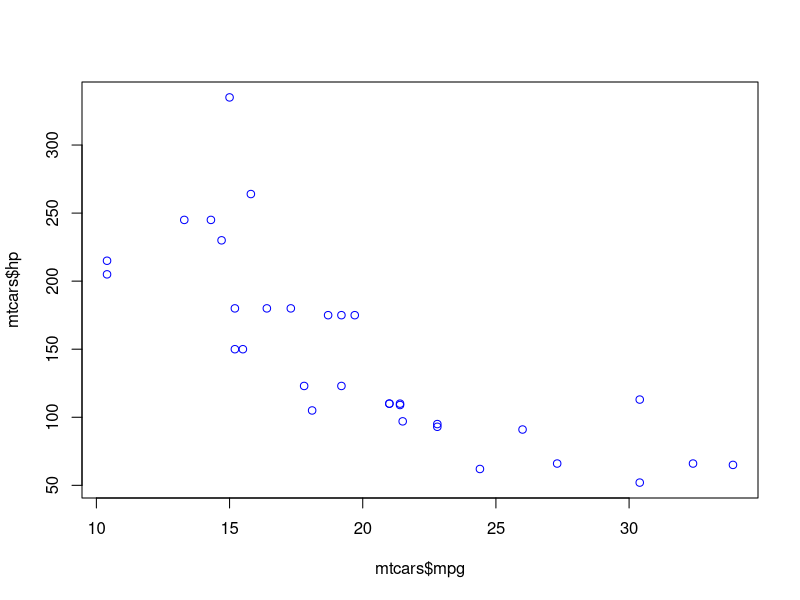
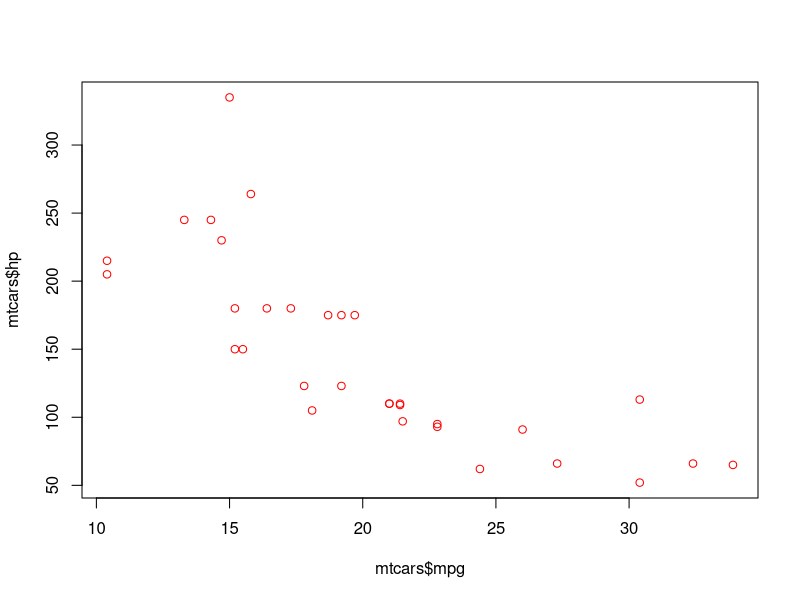
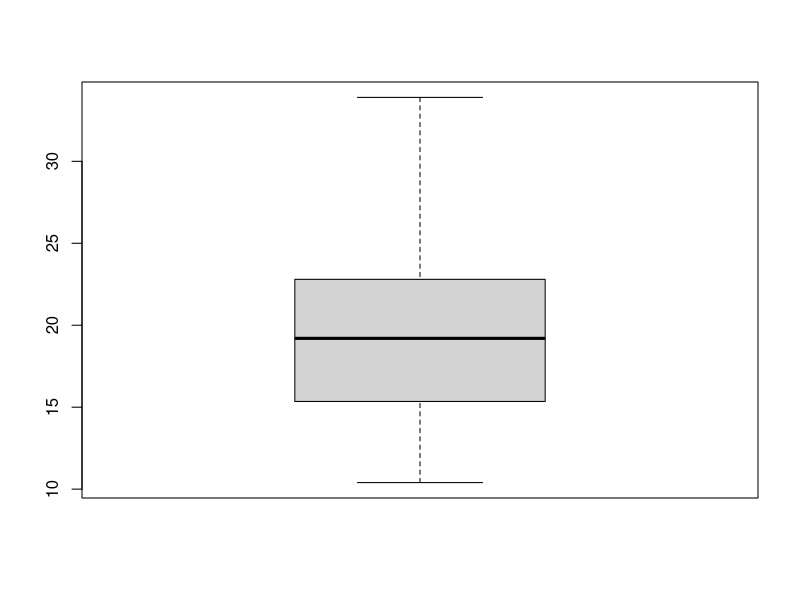

Source code (R) for these figures, in order:
summary(mtcars)
mean(mtcars$mpg)
sd(mtcars$mpg)
mean(mtcars$mpg)
plot(mtcars$mpg, mtcars$hp, col="blue")
plot(mtcars$mpg, mtcars$hp, col="red")

boxplot(mtcars$mpg)
